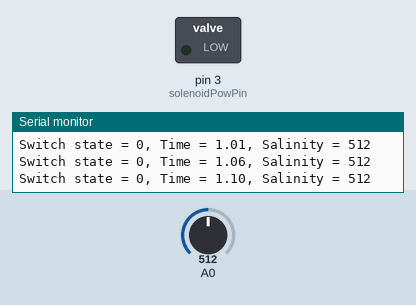
Recording of a sketch running on a simulated Arduino Uno, built with avr-gcc and run on an emulated ATmega328P. Parts: switched loads named in the sketch (green lamp = pin HIGH), the last lines printed to the serial monitor. Inputs (shaded band) come from the test bench; at power-on: A0 = 512.

Above: at 1.2 s.
1.3 s: A0 set to 104
2.8 s: A0 set to 89
At 5.8 s:
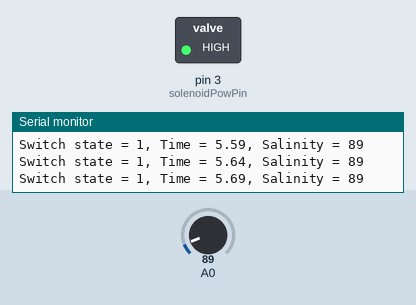
Timing chart, 0 to 7.5 s (numbered marks = the images above; inputs shaded):
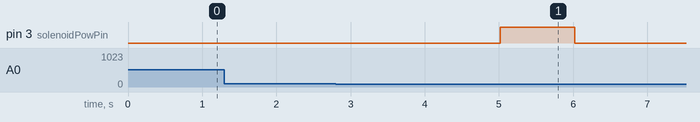

The sketch:

ResponseTime.ino
```cpp
/*****
Purpose: Determine the response time after an addition of salt to the fish tank
*****/

// constants won't change
const int solenoidPowPin = 3;  // Pin that triggers solenoid
const int readPin = 0;  // Pin for salinity sensor
const int setUpTime = 5; // Extra time in seconds to set up physical test before salt is added starts
const int openTime = 1; // number of seconds to open solenoid

// int values that will be updated
int salinity;

// float values
float startTime, currentTime;

void setup() {
Serial.begin(9600);
pinMode(solenoidPowPin, OUTPUT);
startTime = millis()/1000.0;
}

void loop()
{
currentTime = millis()/1000.0; // Current time in seconds

if (currentTime - startTime >= setUpTime & currentTime - startTime <= setUpTime + openTime) // Open solenoid for set time
 {
  digitalWrite(solenoidPowPin,HIGH);
 }
 else
  {
  digitalWrite(solenoidPowPin,LOW);
  }

salinity = analogRead(0); // Take salinity reading


Serial.print("Switch state = ");
Serial.print(digitalRead(solenoidPowPin));Serial.print(", ");
Serial.print("Time = "); Serial.print(currentTime); Serial.print(", ");
Serial.print("Salinity = "); Serial.println(salinity); //This variable should probably be generated by your 'salinity read' function
}
```

Measured:
- the behaviour switches between 100 and 99 on A0 (found by bisection; images 0 and 1)
